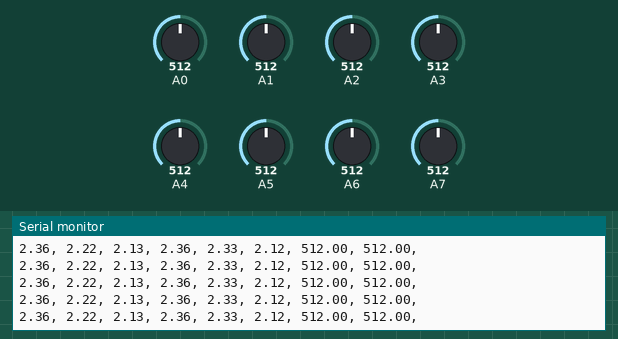
Bench run of a sketch on a simulated Arduino Uno, built with avr-gcc and run on an emulated ATmega328P. Parts: the last lines printed to the serial monitor. Inputs (shaded band) come from the test bench; at power-on: A1 = 512, A0 = 512, A2 = 512, A3 = 512, A4 = 512, A5 = 512, A6 = 512, A7 = 512.

Above: at 1.3 s.
1.4 s: A1 set to 376
At 1.68 s:
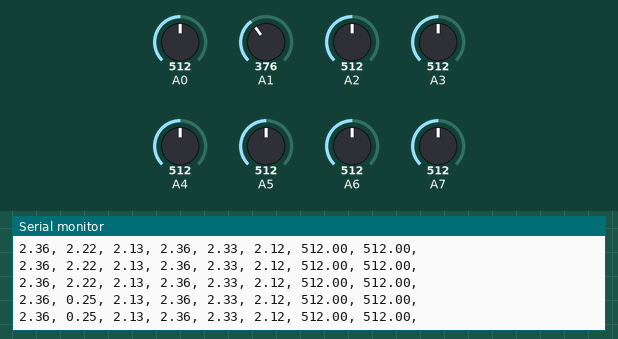
4.4 s: A1 set to 351
At 4.49 s:
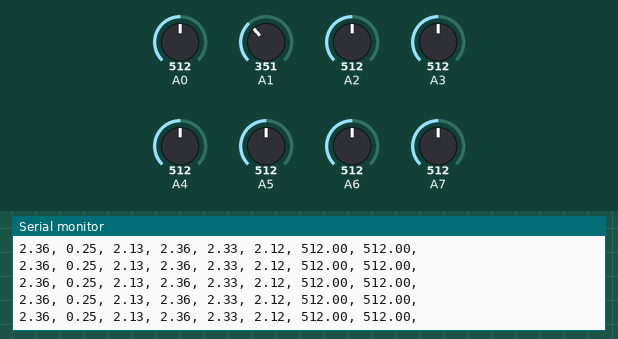
7.4 s: A0 set to 362
At 7.47 s:
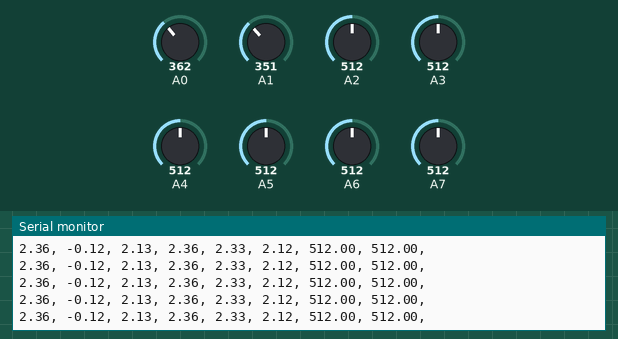
10.4 s: A0 set to 341
At 10.45 s:
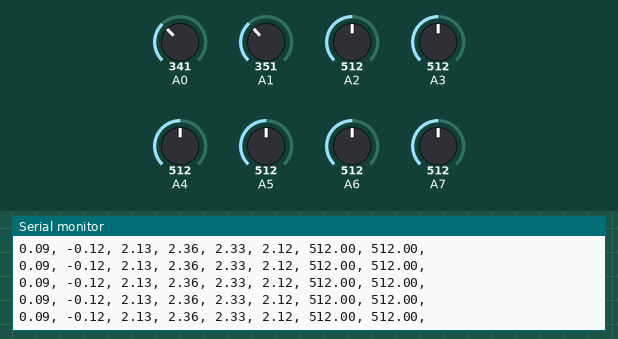
13.4 s: A2 set to 376
At 13.48 s:
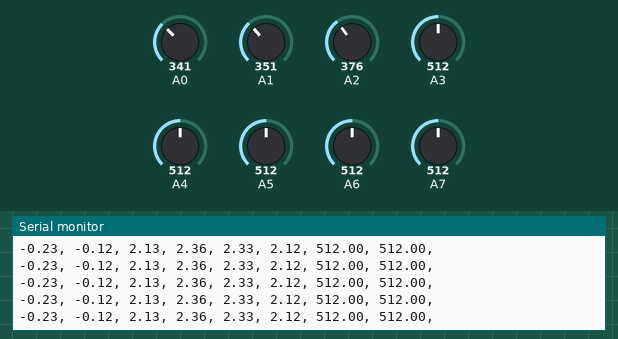
14.9 s: A2 set to 350
At 15.0 s:
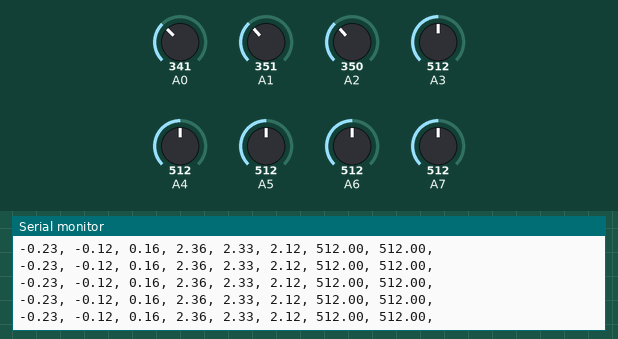
Timing chart, 0 to 17.4 s (numbered marks = the images above; inputs shaded):
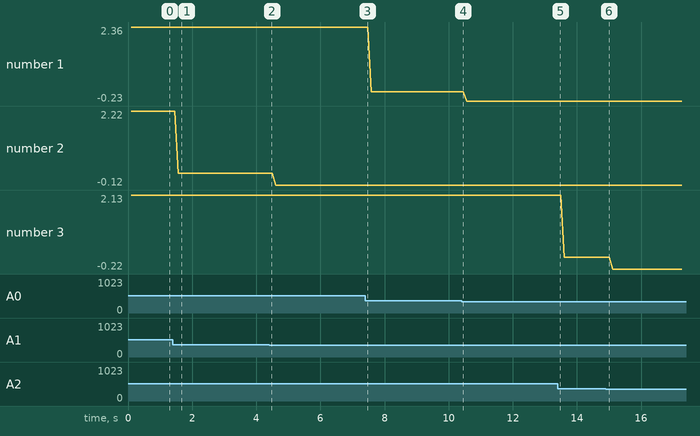

Measured:
- after the input at 1.4 s, the serial monitor: prints a new line after 0.16 s (image 1)
- plotted number 1: 2.36 → 0.09 after the input at 7.4 s, 0.09 → -0.23 after the input at 10.4 s
- plotted number 2: 2.22 → 0.25 after the input at 1.4 s, 0.25 → -0.12 after the input at 4.4 s
- plotted number 3: 2.13 → 0.16 after the input at 13.4 s, 0.16 → -0.22 after the input at 14.9 s

The sketch:

accel_analog_read_sketch.ino
```cpp
/*
  Arduino Skecth reads analog input from two Lilypad accelerometers and two EMG sensors, using TinyLily Mini microcontroller (Arduino Compatible). - Sara
 */

// Set serial to 4800 BaudRate to being
void setup() {

  delay(100); // Wait for sensors to get ready

  Serial.begin(4800);

}

// Main loop body
void loop() {

    // Acceleration data from Lilypad accelerometer 1 and 2
    float accX1= analogRead(0);
    float accY1= analogRead(1);
    float accZ1= analogRead(2);

    float accX2= analogRead(3);
    float accY2= analogRead(4);
    float accZ2= analogRead(5);

    // Analog voltage from EMG 1 and 2
    float EMG1= analogRead(6);
    float EMG2 = analogRead(7);


// Calibrate coordinates of accelerometer > when sensors are getting 3 volts
// Sensor 1 MAX and MIN
float maxX1 = 422; float minX1 = 290;
float maxY1 = 428; float minY1 = 290;
float maxZ1 = 434; float minZ1 = 296;

// Sensor 2 MAX and MIN
float maxX2 = 422; float minX2 = 290;
float maxY2 = 424; float minY2 = 292;
float maxZ2 = 436; float minZ2 = 300;

// Calibration
// X1
float magX1 = 2/(maxX1 - minX1);
float cX1 = (magX1 * maxX1) - 1;
float gX1 = accX1* magX1 - cX1;

// Y1
float magY1 = 2/(maxY1 - minY1);
float cY1 = (magY1 * maxY1) - 1;
float gY1 = accY1* magY1 - cY1;

// Z1
float magZ1 = 2/(maxZ1 - minZ1);
float cZ1 = (magZ1 * maxZ1) - 1;
float gZ1 = accZ1* magZ1 - cZ1;

// X2
float magX2 = 2/(maxX2 - minX2);
float cX2 = (magX2 * maxX2) - 1;
float gX2 = accX2* magX2 - cX2;

// Y2
float magY2 = 2/(maxY2 - minY2);
float cY2 = (magY2 * maxY2) - 1;
float gY2 = accY2* magY2 - cY2;

// Z2
float magZ2 = 2/(maxZ2 - minZ2);
float cZ2 = (magZ2 * maxZ2) - 1;
float gZ2 = accZ2* magZ2 - cZ2;

// Print to serial
Serial.print(gX1); Serial.print(", ");
Serial.print(gY1); Serial.print(", ");
Serial.print(gZ1); Serial.print(", ");

Serial.print(gX2); Serial.print(", ");
Serial.print(gY2); Serial.print(", ");
Serial.print(gZ2); Serial.print(", ");

Serial.print(EMG1); Serial.print(", ");
Serial.print(EMG2); Serial.println(", ");
}
```
